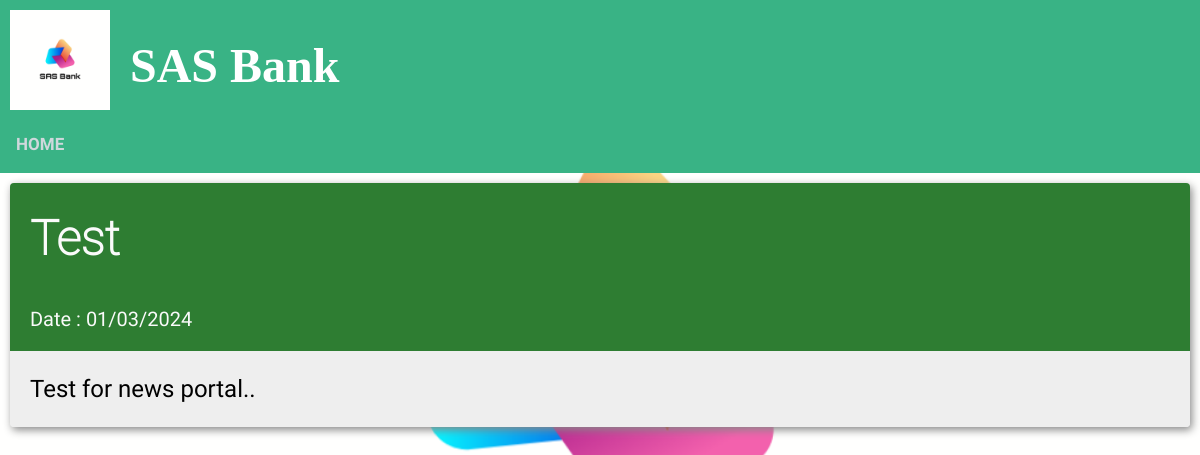
Page /news.php on the committed database.
### tables this page shows
CREATE TABLE `news` (
  `id` int(10) UNSIGNED NOT NULL,
  `title` varchar(40) DEFAULT NULL,
  `created` datetime DEFAULT NULL
);

CREATE TABLE `news_body` (
  `id` int(10) UNSIGNED NOT NULL,
  `body` text DEFAULT NULL
);

### news.php (the view, shortened to what this page needs)
<?php
include "header.php";
include "navbar.php";
include "connect.php";
?>
<!DOCTYPE html>
<html>
<head>
    <link rel="stylesheet" href="news_style.css">
</head>
<body>
    <div class="flex-container">
        <?php
        $sql0 = "SELECT id, title, created FROM news ORDER BY created DESC";
        $result = $conn->query($sql0);
        if ($result->num_rows > 0) {
            while ($row = $result->fetch_assoc()) {
                $id = $row["id"];
                $sql1 = "SELECT body FROM news_body WHERE id=$id";
                $result1 = $conn->query($sql1); ?>
                <div class="flex-item">
                    <div class="flex-container-title">
                        <h1 id="title">
                            <?php echo $row["title"] . "<br>"; ?>
                        </h1>
                    </div>
                    <div class="flex-container-title">
                        <p id="date">
                            <?php echo "Date : " .
                                date("d/m/Y", strtotime($row["created"])); ?>
                        </p>
                    </div>
                    <div class="flex-container-body">
                        <p id="news_body">
                            <?php while ($row1 = $result1->fetch_assoc()) {
                                echo $row1["body"];
                            } ?>
                        </p>
                    </div>
                </div>
            <?php }
        } else {
            echo "No news available ! Please post some.";
        }
        ?>
    </div>
</body>
</html>

### header_style.css (style rules this page uses)
body { margin: 0; padding: 0; background-color: #FAFAFA; }
h1 { font-family: OpenSans-Light; color: white; font-size: 3rem; line-height: 3rem; margin-top: calc((1.5rem - 2rem) + 2.5rem); margin-bottom: 1.5rem; }

### news_style.css (style rules this page uses)
body, html { height: 100%; background: url("img/logo5.jpeg") no-repeat center center fixed; background-size: cover; }
.flex-container { display: -webkit-flex; display: flex; width: auto; height: auto; -webkit-flex-wrap: wrap; flex-wrap: wrap; }
.flex-item { -webkit-flex-direction: column; flex-direction: column; flex: 1 1 550px; background-color: #EEEEEE; width: auto; height: auto; max-height: 65vh; margin: 10px; overflow-y: auto; box-shadow: 2px 3px 8px #888888; border-radius: 4px; }
.flex-container-title { display: -webkit-flex; display: flex; width: auto; height: auto; background-color: #2E7D32; }
.flex-container-body { display: -webkit-flex; display: flex; background-color: #EEEEEE; }
h1[id="title"] { margin-left: 20px; font-family: Roboto-Thin; color: #FAFAFA; }
p[id="date"] { font-size: 20px; color: #FAFAFA; margin-left: 20px; font-family: Roboto-Regular; }
p[id="news_body"] { font-size: 24px; margin-left: 20px; font-family: Roboto-Regular; }

### rows in the picture
news: title "Test", created "01/03/2024"
news_body: body "Test for news portal.."
